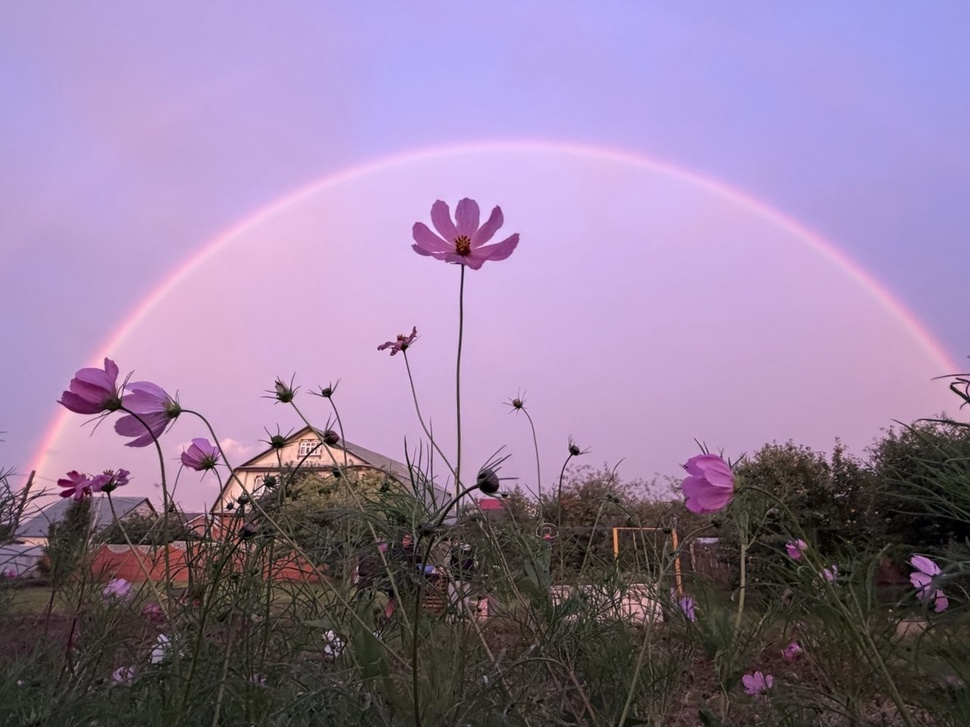
#> input picture homework-1/my_pig.jpg, 970 x 727 px, shrunk from 1280 x 960 before the run, found by its file name
$ jupyter execute homework-1.ipynb
#> lines starting #> are read from the running program, lines starting #| are printed output that depends on the picture
[cell 1]
import numpy as np
import matplotlib.pyplot as plt
from PIL import Image
from sklearn.metrics import mean_squared_error

# ЧАСТЬ A
# Чтение
img = Image.open('my_pig.jpg')
#> img is the input picture: PIL image 970x727 RGB; mean R, G, B 148.5, 126.7, 158.9
img_gray = img.convert('L')  # Градации серого
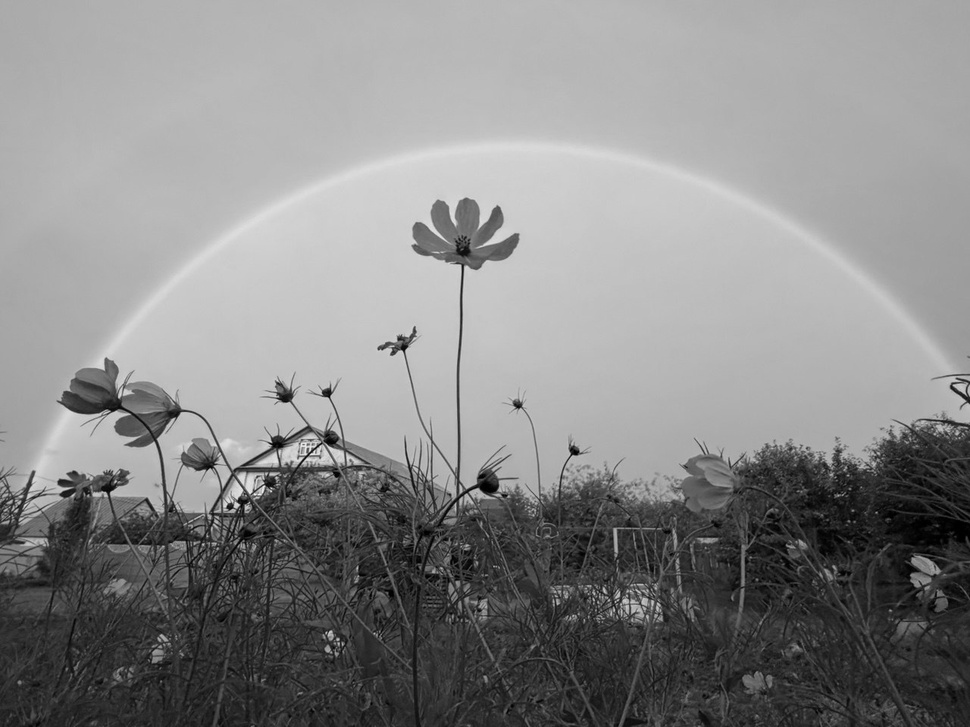
#> img_gray: PIL image 970x727 L; min 0, max 240, mean 136.9
A = np.array(img_gray)
h, w = A.shape
#> h = 727; w = 970
original_shape = (h, w)
#> original_shape = (727, 970)

original_flat = A.flatten()

# ЧАСТЬ Б
# SVD
U, s, Vt = np.linalg.svd(A, full_matrices=False)
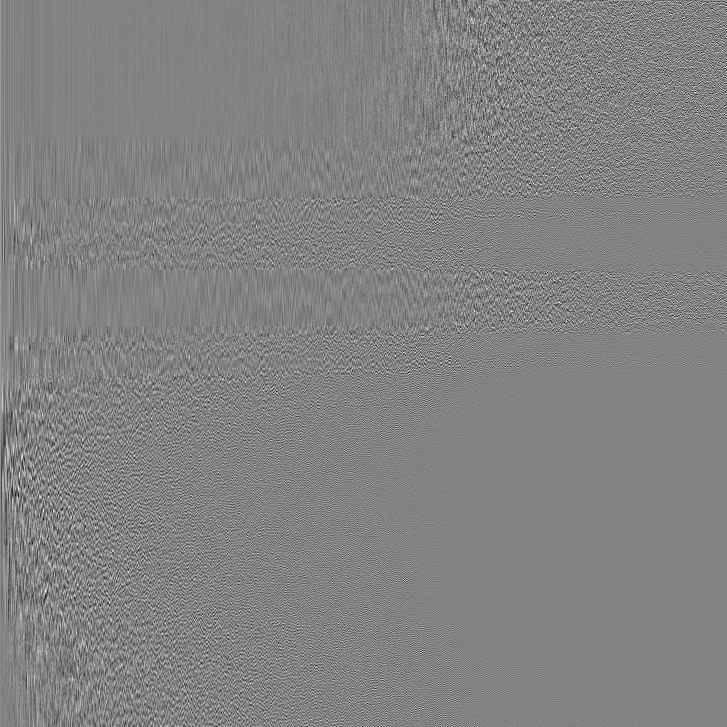
#> U: shape (727, 727) float64; min -0.26, max 0.249, mean 4.28e-05; drawn with min black and max white
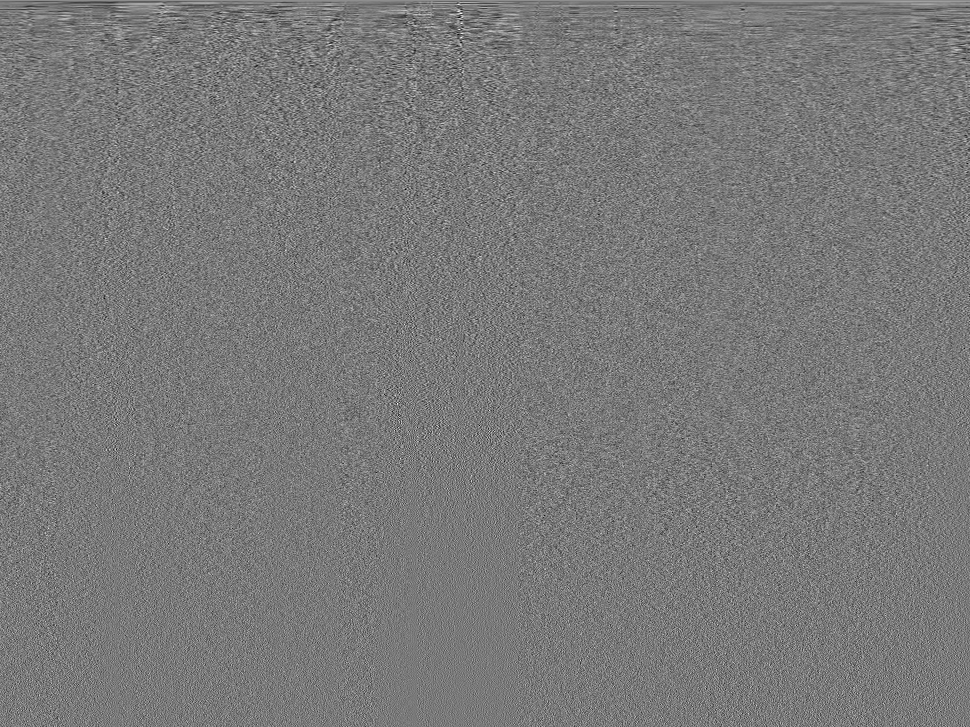
#> Vt: shape (727, 970) float64; min -0.192, max 0.21, mean 4.57e-05; drawn with min black and max white
#> s = 727 values, max 125250.8 at index 0, min 1.87 at index 726, mean 475.5
list_of_ranks =  [1, 5, 10, 30, 100, min(h, w)]
#> list_of_ranks = [1, 5, 10, 30, 100, 727]
approximations = []
for r in list_of_ranks:
    A_approx = (U[:, :r] * s[:r]) @ Vt[:r, :] # Формула восстановления
    A_approx = np.clip(A_approx, 0, 255).astype(np.uint8)
    approximations.append(A_approx)
#> this loop made 6 passes
#> pass 1, `A_approx = (U[:, :r] * s[:r]) @ Vt[:r, :]`:
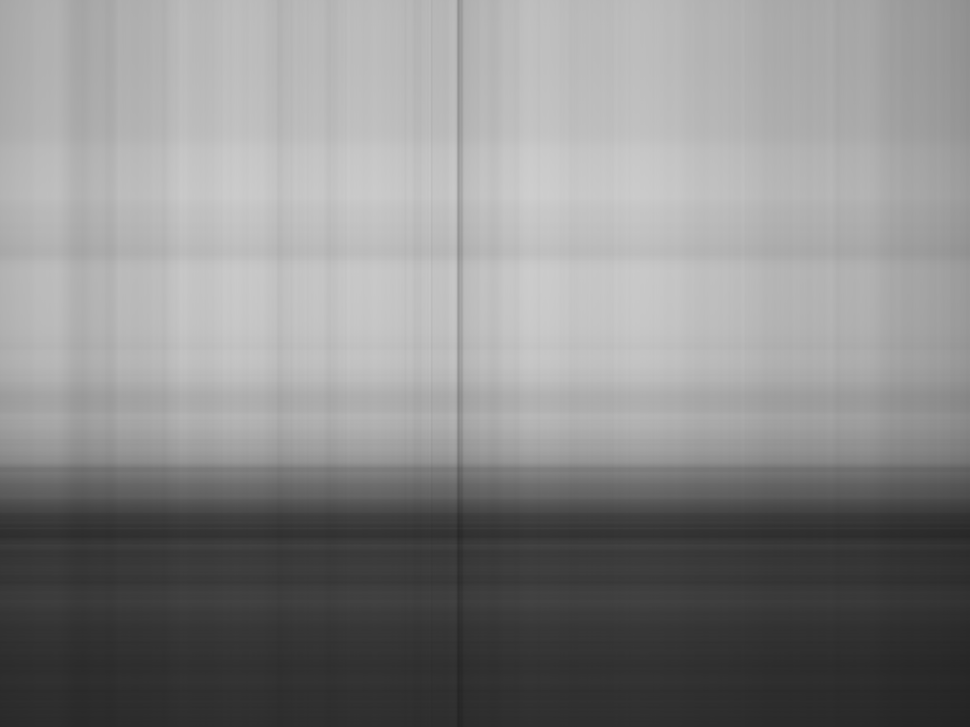
#> A_approx: shape (727, 970) float64; min 35.87, max 206.4, mean 137
#> pass 2, `A_approx = (U[:, :r] * s[:r]) @ Vt[:r, :]`:
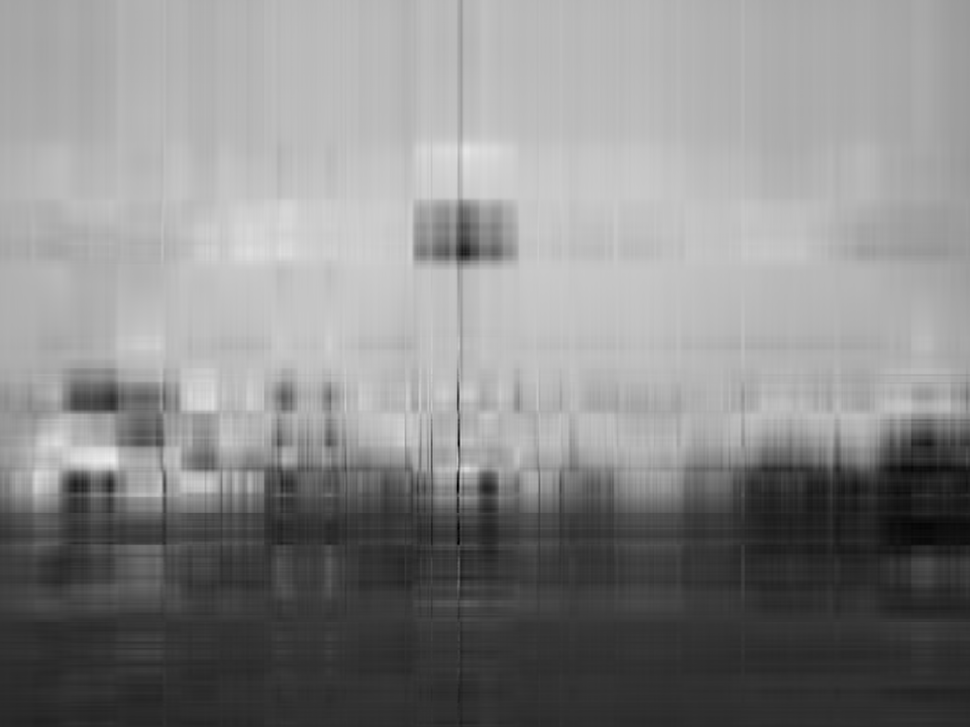
#> A_approx: shape (727, 970) float64; min 2.26, max 238.4, mean 136.9
#> after the loop, approximations = 6 items

# ЧАСТЬ B
# Визуализация картинок на подграфиках
fig, axes = plt.subplots(2, 3, figsize=(15, 10))
axes = axes.flatten()

# ЧАСТЬ Г
for idx, (r, img_comp) in enumerate(zip(list_of_ranks, approximations)):
    orig_size = h * w
    comp_size = r * (h + w + 1) * 4
    comp_ratio = orig_size / comp_size

    axes[idx].imshow(img_comp, cmap='gray')
    axes[idx].set_title(f"Ранг = {r}\nСжатие в {comp_ratio:.2f} раз")
    axes[idx].axis('off')
#> this loop made 6 passes
#> (r, comp_size, comp_ratio) on passes 1 to 6: (1, 6792, 103.8), (5, 33960, 20.77), (10, 67920, 10.38), (30, 203760, 3.46), (100, 679200, 1.04), (727, 4937784, 0.143)


plt.axis('off')
plt.show()
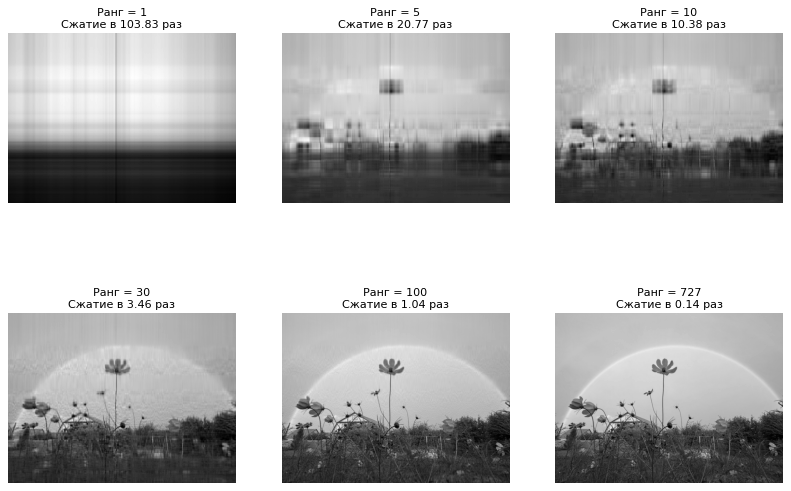
#> figure drawn by matplotlib, 6 panels

# Ориг картинка
plt.figure(figsize=(6, 6))
plt.imshow(A, cmap='gray')
plt.title("Оригинальное изображение (без сжатия)")
plt.axis('off')
plt.show()

# ---------- БЛОК АВТОПРОВЕРКИ (НЕ РЕДАКТИРОВАТЬ) ----------
# Предполагается, что у вас есть переменные:
# original_shape = (h, w, c) или (h, w)
# list_of_ranks = [1, 5, 10, 30, 100, ...]
# approximations = список восстановленных массивов (numpy) для каждого ранга

# 1. Проверка размерностей
for i, r in enumerate(list_of_ranks):
    assert approximations[i].shape == original_shape, f"Ошибка: размерность для ранга {r} не совпадает с исходной"

# 2. Проверка, что значения не выходят за пределы 0-255 (для RGB/серого)
for i, r in enumerate(list_of_ranks):
    arr = approximations[i]
    if arr.dtype != np.uint8:
        arr = np.clip(arr, 0, 255) # Если float, то проверяем диапазон
    assert arr.max() <= 255.1, f"Значения превышают 255 для ранга {r}"
    assert arr.min() >= -0.1, f"Значения меньше 0 для ранга {r}"
#> this loop made 6 passes
#> pass 3, `arr = approximations[i]`:
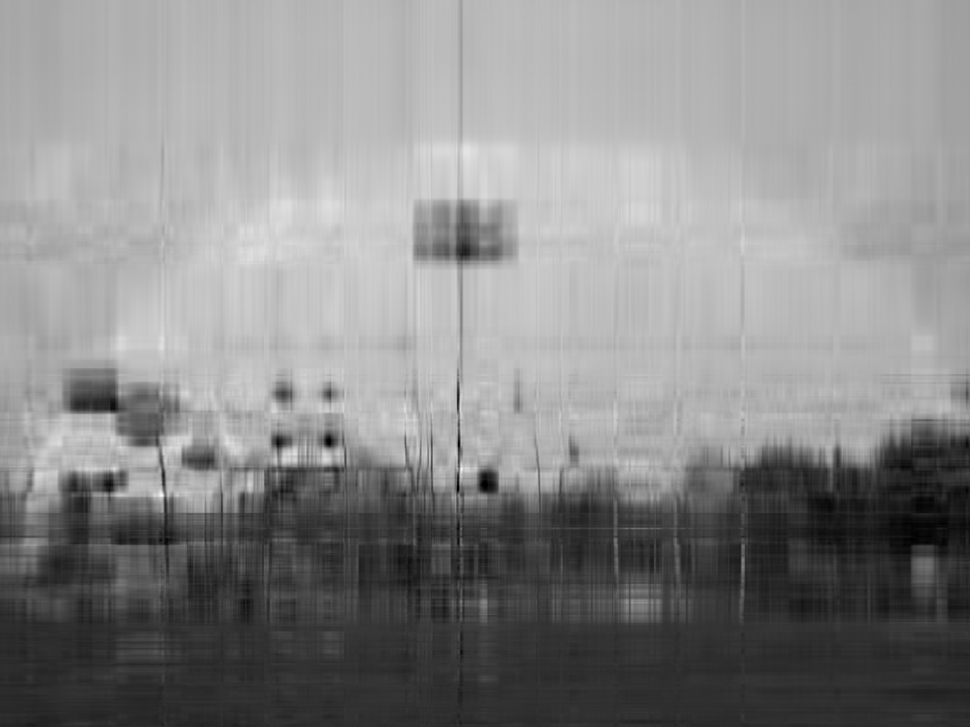
#> arr: shape (727, 970); min 0, max 250, mean 136.4

# 3. Проверка, что с ростом ранга ошибка уменьшается (метрика MSE)
from sklearn.metrics import mean_squared_error
mse_list = []
for i in range(len(approximations)):
    # Если цветная, считаем MSE по всем каналам
    mse = mean_squared_error(original_flat, approximations[i].flatten())
    mse_list.append(mse)
#> this loop made 6 passes
#> mse on passes 1 to 6: 570.6, 299.6, 222.9, 122.9, 35.65, 0.39
#> after the loop, mse_list = [570.6, 299.6, 222.9, 122.9, 35.65, 0.39]

# Проверяем монотонность (MSE должен падать, так как мы добавляем сингулярные числа)
for i in range(1, len(mse_list)):
    assert mse_list[i] <= mse_list[i-1] + 1e-6, f"MSE не уменьшается между рангами {list_of_ranks[i-1]} и {list_of_ranks[i]}"
#> this loop made 5 passes

print("✅ Все автоматические проверки пройдены. Задание выполнено корректно!")
